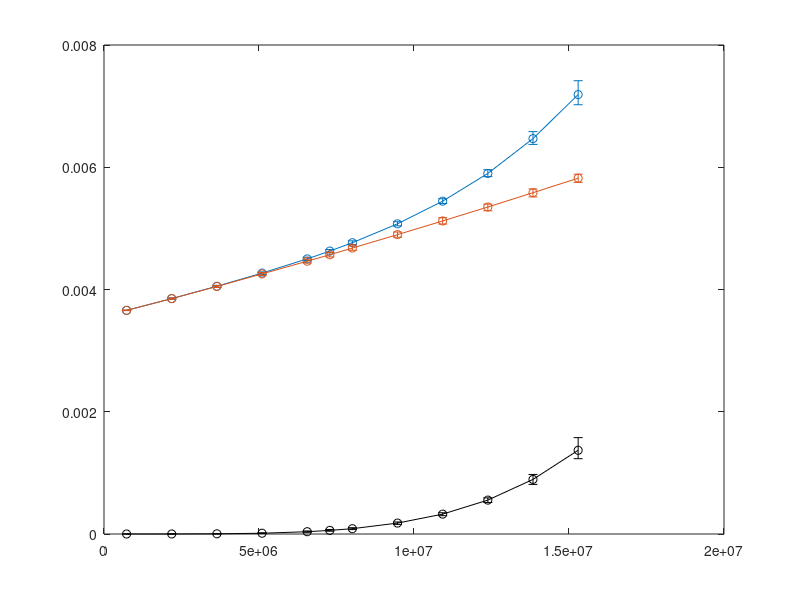

Write MATLAB code to recreate this figure. (Note: this script raises an error after producing the figure.)
cost_per_cf=importdata('226_pumping_costs.dat');
norm_pump_rate=43700.   % pump rate in ft^3/day
hrs_per_year=4000
cf_per_year=cost_per_cf(:,1)*hrs_per_year*norm_pump_rate/24  % cubic feet per year

% For nonlinear errorbars:
tot=cost_per_cf(:,3); lo1=tot-cost_per_cf(:,2); hi1=cost_per_cf(:,4)-tot;
Theis=cost_per_cf(:,6); lo2=Theis-cost_per_cf(:,5); hi2=cost_per_cf(:,7)-Theis;
nl=cost_per_cf(:,9); lo3=nl-cost_per_cf(:,8); hi3=cost_per_cf(:,10)-nl;


figure(2)
errorbar(cf_per_year,tot,lo1,hi1,'-o')
hold on
errorbar(cf_per_year,Theis,lo2,hi2,'-o')
errorbar(cf_per_year,nl,lo3,hi3,'k-o')
legend('total cost','Theis portion','nonlinear portion','Location','NW')
xlabel('Production rate (cubic feet per year)')
ylabel('Electricity cost per cubic foot ($)')
hold off

figure(3)
errorbar(cf_per_year,tot,lo1,hi1,'-o')
yscale log
hold on
errorbar(cf_per_year,Theis,lo2,hi2,'-o')
errorbar(cf_per_year,nl,lo3,hi3,'k-o')
legend('total cost','Theis portion','nonlinear portion','Location','SE')
xlabel('Production rate (cubic feet per year)')
ylabel('Cost per cubic foot ($)')
hold off
